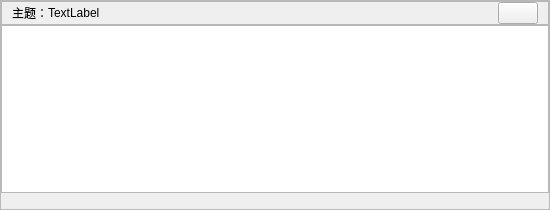
<?xml version="1.0" encoding="UTF-8"?>
<ui version="4.0">
 <class>RbMessageViewWindow</class>
 <widget class="QWidget" name="RbMessageViewWindow">
  <property name="geometry">
   <rect>
    <x>0</x>
    <y>0</y>
    <width>550</width>
    <height>210</height>
   </rect>
  </property>
  <property name="windowTitle">
   <string>SimLaparo</string>
  </property>
  <layout class="QHBoxLayout" name="horizontalLayout">
   <property name="spacing">
    <number>0</number>
   </property>
   <property name="leftMargin">
    <number>0</number>
   </property>
   <property name="topMargin">
    <number>0</number>
   </property>
   <property name="rightMargin">
    <number>0</number>
   </property>
   <property name="bottomMargin">
    <number>0</number>
   </property>
   <item>
    <widget class="QFrame" name="messageViewframe">
     <property name="minimumSize">
      <size>
       <width>0</width>
       <height>0</height>
      </size>
     </property>
     <property name="frameShape">
      <enum>QFrame::StyledPanel</enum>
     </property>
     <property name="frameShadow">
      <enum>QFrame::Raised</enum>
     </property>
     <layout class="QVBoxLayout" name="verticalLayout">
      <property name="spacing">
       <number>0</number>
      </property>
      <property name="leftMargin">
       <number>0</number>
      </property>
      <property name="topMargin">
       <number>0</number>
      </property>
      <property name="rightMargin">
       <number>0</number>
      </property>
      <property name="bottomMargin">
       <number>0</number>
      </property>
      <item>
       <layout class="QVBoxLayout" name="verticalLayout_2">
        <property name="spacing">
         <number>0</number>
        </property>
        <item>
         <widget class="QFrame" name="subjectFrame">
          <property name="frameShape">
           <enum>QFrame::StyledPanel</enum>
          </property>
          <property name="frameShadow">
           <enum>QFrame::Raised</enum>
          </property>
          <layout class="QHBoxLayout" name="horizontalLayout_3">
           <property name="spacing">
            <number>0</number>
           </property>
           <property name="leftMargin">
            <number>0</number>
           </property>
           <property name="topMargin">
            <number>0</number>
           </property>
           <property name="rightMargin">
            <number>0</number>
           </property>
           <property name="bottomMargin">
            <number>0</number>
           </property>
           <item>
            <layout class="QHBoxLayout" name="horizontalLayout_2">
             <property name="spacing">
              <number>0</number>
             </property>
             <item>
              <spacer name="horizontalSpacer">
               <property name="orientation">
                <enum>Qt::Horizontal</enum>
               </property>
               <property name="sizeType">
                <enum>QSizePolicy::Fixed</enum>
               </property>
               <property name="sizeHint" stdset="0">
                <size>
                 <width>10</width>
                 <height>20</height>
                </size>
               </property>
              </spacer>
             </item>
             <item>
              <widget class="QLabel" name="subject">
               <property name="text">
                <string>主题：</string>
               </property>
              </widget>
             </item>
             <item>
              <widget class="QLabel" name="subjectLabel">
               <property name="text">
                <string>TextLabel</string>
               </property>
              </widget>
             </item>
             <item>
              <spacer name="horizontalSpacer_4">
               <property name="orientation">
                <enum>Qt::Horizontal</enum>
               </property>
               <property name="sizeHint" stdset="0">
                <size>
                 <width>88</width>
                 <height>20</height>
                </size>
               </property>
              </spacer>
             </item>
             <item>
              <widget class="QPushButton" name="cancelBtn">
               <property name="text">
                <string/>
               </property>
              </widget>
             </item>
             <item>
              <spacer name="horizontalSpacer_2">
               <property name="orientation">
                <enum>Qt::Horizontal</enum>
               </property>
               <property name="sizeType">
                <enum>QSizePolicy::Fixed</enum>
               </property>
               <property name="sizeHint" stdset="0">
                <size>
                 <width>10</width>
                 <height>20</height>
                </size>
               </property>
              </spacer>
             </item>
            </layout>
           </item>
          </layout>
         </widget>
        </item>
        <item>
         <widget class="QTextBrowser" name="contentText"/>
        </item>
        <item>
         <spacer name="verticalSpacer">
          <property name="orientation">
           <enum>Qt::Vertical</enum>
          </property>
          <property name="sizeHint" stdset="0">
           <size>
            <width>20</width>
            <height>40</height>
           </size>
          </property>
         </spacer>
        </item>
       </layout>
      </item>
     </layout>
    </widget>
   </item>
  </layout>
 </widget>
 <resources/>
 <connections/>
</ui>
